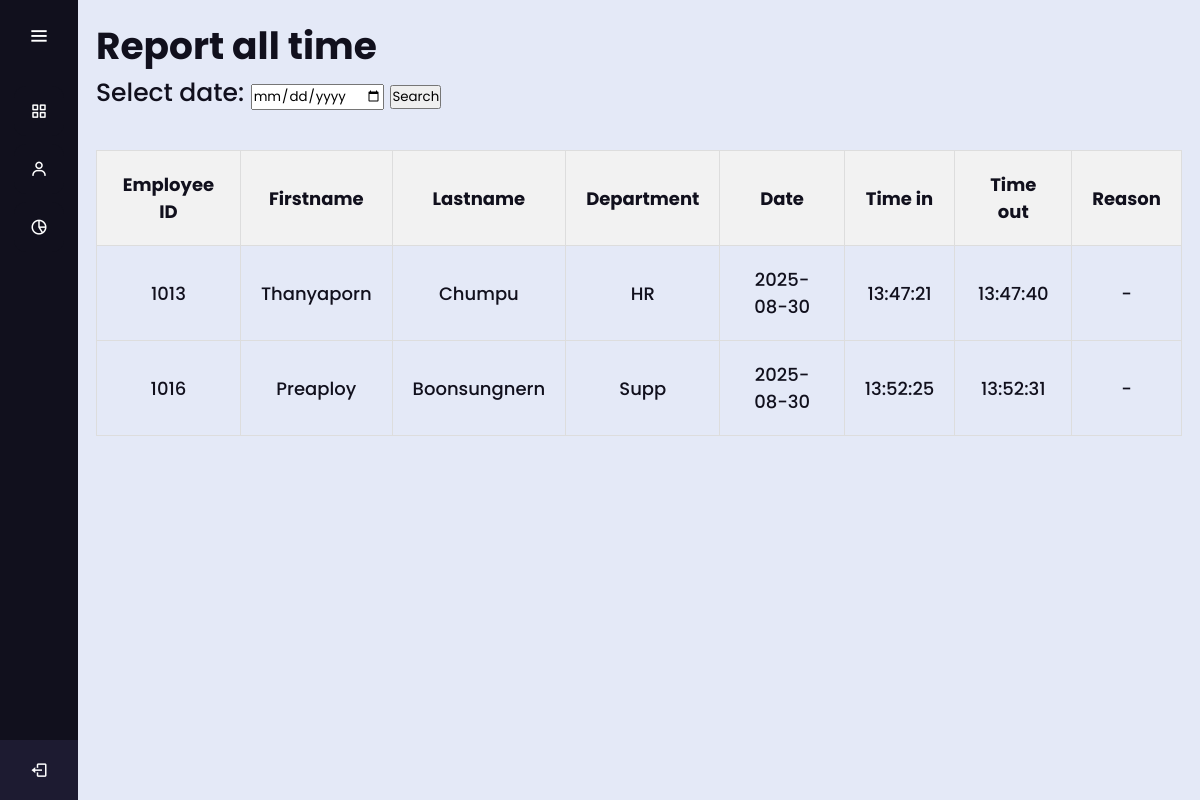
The app's page /reporttime.php (signed in) with its own data.
### tables this page shows
CREATE TABLE `time_stamp` (
  `time_num` int(11) NOT NULL,
  `id_time` int(11) NOT NULL,
  `timedate` varchar(50) NOT NULL,
  `time_in` varchar(50) DEFAULT NULL,
  `time_out` varchar(50) DEFAULT NULL,
  `reason` int(11) DEFAULT NULL
);

CREATE TABLE `employee` (
  `emp_id` int(11) NOT NULL,
  `fname` varchar(50) NOT NULL,
  `lname` varchar(50) NOT NULL,
  `dep` int(11) DEFAULT NULL,
  `sex` varchar(20) NOT NULL,
  `birth` date NOT NULL,
  `email` varchar(50) NOT NULL,
  `phone` varchar(10) NOT NULL,
  `address` varchar(300) NOT NULL,
  `image_path` varchar(255) NOT NULL
);

CREATE TABLE `department` (
  `dep_id` int(11) NOT NULL,
  `dname` varchar(30) NOT NULL
);

CREATE TABLE `reason` (
  `r_id` int(11) NOT NULL,
  `rname` varchar(30) NOT NULL
);

### reporttime.php (the view, shortened to what this page needs)
<?php
$host = "localhost";
$username = "root";
$password = "";
$database = "data_time";
$conn = new mysqli($host, $username, $password, $database);
$start_date = "";
if (isset($_POST['search'])) {
  $start_date = $_POST['start_date'];
  $sql = "SELECT employee.emp_id, employee.fname, employee.lname, department.dname, time_stamp.timedate, time_stamp.time_in, time_stamp.time_out, reason.rname
    FROM time_stamp
    INNER JOIN employee ON time_stamp.id_time = employee.emp_id
    INNER JOIN department ON employee.dep = department.dep_id
    LEFT JOIN reason ON time_stamp.reason = reason.r_id
    WHERE time_stamp.timedate = '$start_date'
    ORDER BY time_stamp.timedate DESC";
} else {
  $sql = "SELECT employee.emp_id, employee.fname, employee.lname, department.dname, time_stamp.timedate, time_stamp.time_in, time_stamp.time_out, reason.rname
    FROM time_stamp
    INNER JOIN employee ON time_stamp.id_time = employee.emp_id
    INNER JOIN department ON employee.dep = department.dep_id
    LEFT JOIN reason ON time_stamp.reason = reason.r_id
    ORDER BY time_stamp.timedate DESC";
}
$result = $conn->query($sql);
?>
<!DOCTYPE html>
<html lang="en" dir="ltr">
<head>
  <link rel="stylesheet" href="css/timeedst.css" />
  <link href="https://unpkg.com/boxicons@2.0.7/css/boxicons.min.css" rel="stylesheet" />
</head>
<body>
  <div class="sidebar">
    <div class="logo-details">
      <i class="bx bx-menu" id="btn"></i>
    </div>
    <ul class="nav-list">
      <li>
        <a href="dashboard.php">
          <i class="bx bx-grid-alt"></i>
        </a>
      </li>
      <li>
        <a href="reportemployee.php">
          <i class="bx bx-user"></i>
        </a>
      </li>
      <li>
        <a href="reporttime.php">
          <i class="bx bx-pie-chart-alt-2"></i>
        </a>
      </li>
      <li class="profile">
        <div class="profile-details">
          <div class="name_job">
            <div class="name">Admin</div>
            <div class="job">Welcome</div>
          </div>
        </div>
        <a href="logout.php"><i class="bx bx-log-out" id="log_out"></i></a>
      </li>
    </ul>
  </div>
  <section class="home-section">
    <div class="content">
      <h1>Report all time</h1>
      <form method="POST">
        <label for="start_date">Select date:</label>
        <input type="date" name="start_date" id="start_date" value="<?php echo $start_date; ?>">
        <input type="submit" name="search" value="Search">
      </form><br>
      <div class="tables">
        <table border="1">
          <tr>
            <th>Employee ID</th>
            <th>Firstname</th>
            <th>Lastname</th>
            <th>Department</th>
            <th>Date</th>
            <th>Time in</th>
            <th>Time out</th>
            <th>Reason</th>
          </tr>
          <?php
          if ($result->num_rows > 0) {
            while ($row = $result->fetch_assoc()) {
              echo "<tr>";
              echo "<td>" . $row['emp_id'] . "</td>";
              echo "<td>" . $row['fname'] . "</td>";
              echo "<td>" . $row['lname'] . "</td>";
              echo "<td>" . $row['dname'] . "</td>";
              echo "<td>" . $row['timedate'] . "</td>";
              echo "<td>" . $row['time_in'] . "</td>";
              echo "<td>" . $row['time_out'] . "</td>";
              echo "<td>" . ($row['rname'] ? $row['rname'] : 'No reason') . "</td>";
              echo "</tr>";
            }
          } else {
            echo "No information found";
          }
          ?>
        </table>
      </div>
    </div>
  </section>
</body>
</html>

### css/timeedst.css (style rules this page uses)
* { margin: 0; padding: 0; box-sizing: border-box; font-family: "Poppins" , sans-serif; }
.sidebar { position: fixed; left: 0; top: 0; height: 100%; width: 78px; background: #11101D; padding: 6px 14px; z-index: 99; transition: all 0.5s ease; }
.sidebar .logo-details { height: 60px; display: flex; align-items: center; position: relative; }
.sidebar .logo-details #btn { position: absolute; top: 50%; right: 0; transform: translateY(-50%); font-size: 22px; transition: all 0.4s ease; font-size: 23px; text-align: center; cursor: pointer; transition: all 0.5s ease; }
.sidebar i { color: #fff; height: 60px; min-width: 50px; font-size: 28px; text-align: center; line-height: 60px; }
.sidebar .nav-list { margin-top: 20px; height: 100%; }
.sidebar li { position: relative; margin: 8px 0; list-style: none; }
.sidebar li a { display: flex; height: 100%; width: 100%; border-radius: 12px; align-items: center; text-decoration: none; transition: all 0.4s ease; background: #11101D; }
.sidebar li i { height: 50px; line-height: 50px; font-size: 18px; border-radius: 12px; }
.sidebar li.profile { position: fixed; height: 60px; width: 78px; left: 0; bottom: -8px; padding: 10px 14px; background: #1d1b31; transition: all 0.5s ease; overflow: hidden; }
.sidebar li .profile-details { display: flex; align-items: center; flex-wrap: nowrap; }
.sidebar li.profile .name, .sidebar li.profile .job { font-size: 15px; font-weight: 400; color: #fff; white-space: nowrap; }
.sidebar li.profile .job { font-size: 12px; }
.sidebar .profile #log_out { position: absolute; top: 50%; right: 0; transform: translateY(-50%); background: #1d1b31; width: 100%; height: 60px; line-height: 60px; border-radius: 0px; transition: all 0.5s ease; }
.home-section { position: relative; background: #E4E9F7; min-height: 100vh; top: 0; left: 78px; width: calc(100% - 78px); transition: all 0.5s ease; z-index: 2; }
.home-section .content { display: inline-block; color: #11101d; font-size: 25px; font-weight: 500; margin: 18px }

### reporttime.php (style rules this page uses)
tr, td { border-bottom: 1px solid #ddd; }
table { font-size: 18px; border-collapse: collapse; width: 100%; }
table td, table th { border: 1px solid #ddd; padding: 20px; text-align: center; }
table th { background-color: #f2f2f2; }
table td { font-size: 18px; }

### records on screen
time_stamp: id_time.emp_id "1013", id_time.fname "Thanyaporn", id_time.lname "Chumpu", department.dname "HR", timedate "2025-08-30", time_in "13:47:21", time_out "13:47:40", reason.rname "-"
time_stamp: id_time.emp_id "1016", id_time.fname "Preaploy", id_time.lname "Boonsungnern", department.dname "Supp", timedate "2025-08-30", time_in "13:52:25", time_out "13:52:31", reason.rname "-"
